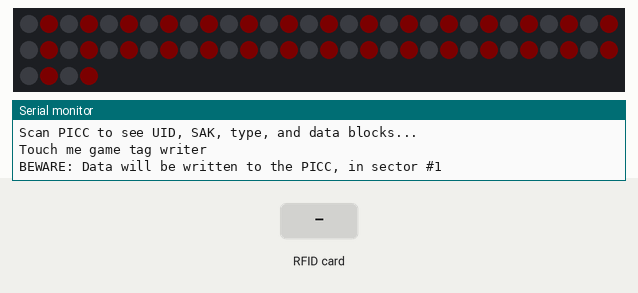
This sketch was run on a simulated Arduino Uno, built with avr-gcc and run on an emulated ATmega328P. Parts: 64 RGB LEDs in strip order, left to right, continuing on the next row, the last lines printed to the serial monitor. The test bench sets the inputs (shaded band). Dim RGB values are drawn brighter than linear; random numbers use the default seed unless the sketch sets one.

Above: at 1.3 s.
1.4 s: RFID card 5E 7A 19 C4 held to the reader
At 1.86 s:
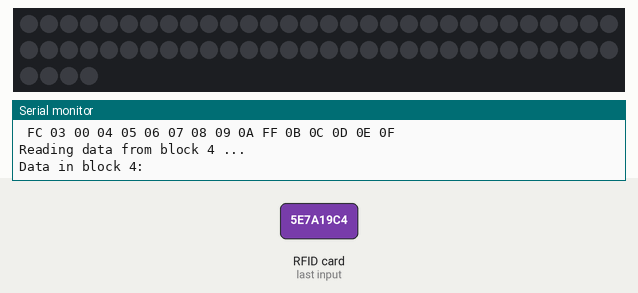
At 3.51 s:
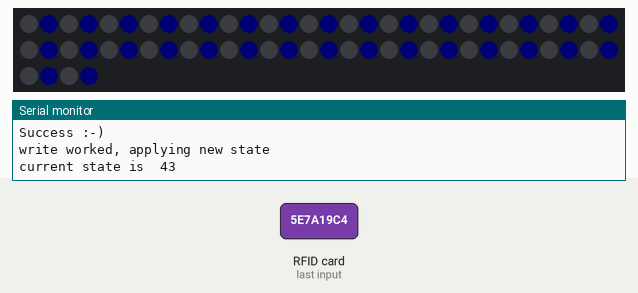

Measured:
- what the display in image 1 shows lasts 0.4 s, from 1.7 s to 2.1 s

The sketch:

touch-me-arduino-writer.ino
```cpp
// (licence header left out)
#include <SPI.h>
#include <MFRC522.h>
#include <FastLED.h>

#define NUM_LEDS 64
#define DATA_PIN 4

// Define the array of leds
CRGB leds[NUM_LEDS];

#define WIN_STATE          0x80
#define VALID_STATE        0x40
#define COLOR_FIELD_MASK   0x03
#define PATTERN_FIELD_MASK 0x0C
#define MOTION_FIELD_MASK  0x30

#define RST_PIN         9           // Configurable, see typical pin layout above
#define SS_PIN          10          // Configurable, see typical pin layout above

MFRC522 mfrc522(SS_PIN, RST_PIN);  // Create MFRC522 instance

MFRC522::MIFARE_Key key;
//MFRC522::StatusCode status;
byte sector         = 1;
byte blockAddr      = 4;
byte dataBlock[]    = {
        0x01, 0x02, 0x03, 0x04, //  1,  2,   3,  4,
        0x05, 0x06, 0x07, 0x08, //  5,  6,   7,  8,
        0x09, 0x0a, 0xff, 0x0b, //  9, 10, 255, 11,
        0x0c, 0x0d, 0x0e, 0x0f  // 12, 13, 14, 15
    };
byte trailerBlock   = 7;
byte buffer[18];
byte size = sizeof(buffer);
bool read_success, write_success, auth_success;

#define INITIAL_COLOR 0x0
#define INITIAL_PATTERN 0x0
#define INITIAL_MOTION 0x0

byte state = INITIAL_COLOR << 0 | INITIAL_PATTERN << 2 | INITIAL_MOTION << 4;
byte new_state = 0;

unsigned long winTime = 0;
const int winLengthMs = 5000;
 byte power_mask = 0xFC; // for encoding color power 0x00, 0x01, 0x02, 0x03
// byte power_mask = 0xF3; // for encoding pattern power 0x00, 0x04, 0x08, 0x0C
//byte power_mask = 0xCF; // for encoding motion power 0x00, 0x10, 0x20, 0x30
// byte power = 0x00;
// byte power = 0x01;
// byte power = 0x02;
 byte power = 0x03;
// byte power = 0x04;
// byte power = 0x08;
// byte power = 0x0C;
// byte power = 0x10;
// byte power = 0x20;
//byte power = 0x30;
byte mission = 0x00;
byte PICC_version;

unsigned int readCard[4];

#include "touch-me-arduino.h"

void setup() {
    Serial.begin(9600); // Initialize serial communications with the PC
    while (!Serial);    // Do nothing if no serial port is opened (added for Arduinos based on ATMEGA32U4)
    SPI.begin();        // Init SPI bus
    mfrc522.PCD_Init(); // Init MFRC522 card
    mfrc522.PCD_DumpVersionToSerial();	// Show details of PCD - MFRC522 Card Reader details
    Serial.println(F("Scan PICC to see UID, SAK, type, and data blocks..."));
    // Prepare the key (used both as key A and as key B)
    // using FFFFFFFFFFFFh which is the default at chip delivery from the factory
    for (byte i = 0; i < 6; i++) {
        key.keyByte[i] = 0xFF;
    }

    // Serial.println(F("Scan a MIFARE Classic PICC to demonstrate read and write."));
    // Serial.print(F("Using key (for A and B):"));
    //dump_byte_array(key.keyByte, MFRC522::MF_KEY_SIZE);
    Serial.println();
    Serial.println("Touch me game tag writer");

    Serial.println(F("BEWARE: Data will be written to the PICC, in sector #1"));

    FastLED.addLeds<NEOPIXEL, DATA_PIN>(leds, NUM_LEDS);
    FastLED.setBrightness(32);

    state = state | VALID_STATE;
}

/**
 * Main loop.
 */
void loop() {
    // advance leds first
    set_leds(state);
    checkWinStatus();
    FastLED.show();
    FastLED.delay(20);

    PICC_version = 0;
    PICC_version = mfrc522.PCD_ReadRegister(MFRC522::VersionReg);
    // Look for new cards
    if ( ! mfrc522.PICC_IsNewCardPresent())
        return;

    // Select one of the cards
    if ( ! mfrc522.PICC_ReadCardSerial())
        return;
    for (int i = 0; i < mfrc522.uid.size; i++) {  // for size of uid.size write uid.uidByte to readCard
      readCard[i] = mfrc522.uid.uidByte[i];
      Serial.print(readCard[i], HEX);
    }

    // Show some details of the PICC (that is: the tag/card)
    Serial.print(F("Card UID:"));
    dump_byte_array(mfrc522.uid.uidByte, mfrc522.uid.size);
    Serial.println();
    Serial.print(F("PICC type: "));
    MFRC522::PICC_Type piccType = mfrc522.PICC_GetType(mfrc522.uid.sak);
    Serial.println(mfrc522.PICC_GetTypeName(piccType));

    // Check for compatibility
    if (    piccType != MFRC522::PICC_TYPE_MIFARE_MINI
        &&  piccType != MFRC522::PICC_TYPE_MIFARE_1K
        &&  piccType != MFRC522::PICC_TYPE_MIFARE_4K) {
        Serial.println(F("This sample only works with MIFARE Classic cards."));
        return;
    }

    // perform authentication to open communication
    auth_success = authenticate(trailerBlock, key);
    if (!auth_success) {
      Serial.println(F("Authentication failed"));
      return;
    }

    // read the tag to get coded information
    read_success = read_block(blockAddr, buffer, size);
    if (!read_success) {
      Serial.println(F("Initial read failed, closing connection"));
      // Halt PICC
      mfrc522.PICC_HaltA();
      // Stop encryption on PCD
      mfrc522.PCD_StopCrypto1();
      return;
    }
    else {
      // Show the whole sector as it currently is
      Serial.println(F("Current data in sector:"));
      mfrc522.PICC_DumpMifareClassicSectorToSerial(&(mfrc522.uid), &key, sector);
      Serial.println();

      //power_mask = buffer[0];
      //power = buffer[1];
      //mission = buffer[2];
    Serial.print(F("Read power mask ")); Serial.print(power_mask < 0x10 ? " 0" : " "); Serial.println(power_mask, HEX);
    Serial.print(F("Read power ")); Serial.print(power < 0x10 ? " 0" : " "); Serial.println(power, HEX);
    Serial.print(F("Read mission ")); Serial.print(mission < 0x10 ? " 0" : " "); Serial.println(mission, HEX);
    }


    FastLED.clear();
    FastLED.show();

    // Authenticate using key B
    //Serial.println(F("Authenticating again using key B..."));
    //status = (MFRC522::StatusCode) mfrc522.PCD_Authenticate(MFRC522::PICC_CMD_MF_AUTH_KEY_B, trailerBlock, &key, &(mfrc522.uid));
    //if (status != MFRC522::STATUS_OK) {
    //    Serial.print(F("PCD_Authenticate() failed: "));
    //    Serial.println(mfrc522.GetStatusCodeName(status));
    //    return;
    //}

    new_state = 0; // zeroing new_state so we start fresh and not have residuals from last runs
    dataBlock[0] = power_mask;
    dataBlock[1] = power;
    dataBlock[2] = mission;

    new_state = state & power_mask;
    //Serial.println(new_state, HEX);
    new_state = new_state | power | VALID_STATE;
    //Serial.println(new_state, HEX);

    //if (new_state == mission) {
      write_success = write_and_verify(blockAddr, dataBlock, buffer, size);
      if (!write_success) {
        Serial.println(F("write failed, keeping previous state"));
      }
      else {
        Serial.println(F("write worked, applying new state"));
        state = new_state;
        winTime = millis();
      }
    //}

    delay(100);
    set_leds(state);
    Serial.print(F("current state is ")); Serial.print(state < 0x10 ? " 0" : " "); Serial.println(state, HEX);

    // Dump the sector data
    //Serial.println(F("Current data in sector:"));
    //mfrc522.PICC_DumpMifareClassicSectorToSerial(&(mfrc522.uid), &key, sector);
    //Serial.println();

    // Halt PICC
    mfrc522.PICC_HaltA();
    // Stop encryption on PCD
    mfrc522.PCD_StopCrypto1();
}
```

touch-me-arduino.h
```cpp
void checkWinStatus() {
  if(millis() - winTime > winLengthMs)
  {
    state = state & ~(WIN_STATE);
  }
}

/**
 * Helper routine to dump a byte array as hex values to Serial.
 */
void dump_byte_array(byte *buffer, byte bufferSize) {
    for (byte i = 0; i < bufferSize; i++) {
        Serial.print(buffer[i] < 0x10 ? " 0" : " ");
        Serial.print(buffer[i], HEX);
    }
}

void set_leds(byte state) {
  CHSV ledsCHSV[NUM_LEDS];
  // state over 127 means WIN_STATE was reached, play victory sequence
  if (state > 127) {
    {
      fill_rainbow(leds, NUM_LEDS, beat8(60), 256 / NUM_LEDS);
      if(random8() < 64) {
        leds[random(NUM_LEDS)] = CRGB::White;
      }
    }
    return;
  }
  // after special cases state can be checked for COLOR, PATTERN and MOTION and set leds accordingly
  switch (state & COLOR_FIELD_MASK) {
    case 0x00 :
      fill_solid(ledsCHSV, NUM_LEDS, CHSV(0 * 256 / 4, 255, 255));
      break;
    case 0x01:
      fill_solid(ledsCHSV, NUM_LEDS, CHSV(1 * 256 / 4, 255, 255));
      break;
    case 0x02:
      fill_solid(ledsCHSV, NUM_LEDS, CHSV(2 * 256 / 4, 255, 255));
      break;
    case 0x03:
      fill_solid(ledsCHSV, NUM_LEDS, CHSV(3 * 256 / 4, 255, 255));
      break;
  }
  switch ( (state & MOTION_FIELD_MASK) >> 4) {
    case 0x00:
      {
        // blink
        uint8_t brightness = beatsin8(30, 64, 255);
        for(int i=0; i<NUM_LEDS; i++) {
          ledsCHSV[i].val = brightness;
        }
      }
      break;
    case 0x01:
      {
        uint8_t snakeHeadLoc = beat8(30) / NUM_LEDS;
        for (byte i=0; i < NUM_LEDS; i++) {
          uint8_t distanceFromHead = (i - snakeHeadLoc + NUM_LEDS) % NUM_LEDS;
          const int snakeLength = 8;
          uint8_t brightness = distanceFromHead > snakeLength ? 255 : 255 - ((int)distanceFromHead * (256 / snakeLength));
          ledsCHSV[i].val = brightness;
        }
      }
      break;
    case 0x02:
      // static
      break;
    case 0x03:
      //flicker
      {
        static bool isOn = true;
        if(random8() < (isOn ? 40 : 24))
          isOn = !isOn;
        uint8_t brightness = isOn ? 255 : 0;
        for(int i=0; i<NUM_LEDS; i++) {
          ledsCHSV[i].val = brightness;
        }
      }
      break;
  }
  switch ((state & PATTERN_FIELD_MASK) >> 2) {
    case 0x00 :
      {
        // Turn off even leds for dotted pattern
        for (byte i=0; i < NUM_LEDS/2; i++) {
          ledsCHSV[i*2].val = 0;
        }
      }
      break;
    case 0x01:
      {
        // Turn off first half
        for (byte i=0; i < NUM_LEDS/2; i++) {
          ledsCHSV[i].val = 0;
        }
      }
      break;
    case 0x02:
      {
         // full
      }
      break;
    case 0x03:
      {
        // Turn off quarters
        for (byte i=0; i < NUM_LEDS/4; i++) {
          ledsCHSV[i].val = 0;
          ledsCHSV[NUM_LEDS/2 + i].val = 0;
        }
      }
      break;
  }

  for(int i=0; i<NUM_LEDS; i++) {
    leds[i] = (CRGB)(ledsCHSV[i]);
  }
}

bool authenticate(byte trailerBlock, MFRC522::MIFARE_Key key) {
    MFRC522::StatusCode status;

    // Authenticate using key A
    Serial.println(F("Authenticating using key A..."));
    status = (MFRC522::StatusCode) mfrc522.PCD_Authenticate(MFRC522::PICC_CMD_MF_AUTH_KEY_A, trailerBlock, &key, &(mfrc522.uid));
    if (status != MFRC522::STATUS_OK) {
        Serial.print(F("PCD_Authenticate() failed: "));
        Serial.println(mfrc522.GetStatusCodeName(status));
        return false;
    }
    return true;
}

bool read_block(byte blockAddr, byte buffer[], byte size) {
    MFRC522::StatusCode status;

    // Read data from the block
    Serial.print(F("Reading data from block ")); Serial.print(blockAddr);
    Serial.println(F(" ..."));
    status = (MFRC522::StatusCode) mfrc522.MIFARE_Read(blockAddr, buffer, &size);
    if (status != MFRC522::STATUS_OK) {
        Serial.print(F("MIFARE_Read() failed: "));
        Serial.println(mfrc522.GetStatusCodeName(status));
        return false;
    }
    Serial.print(F("Data in block ")); Serial.print(blockAddr); Serial.println(F(":"));
    dump_byte_array(buffer, 16); Serial.println();
    Serial.println();
    return true;
}

bool write_and_verify(byte blockAddr, byte dataBlock[], byte buffer[], byte size) {
    MFRC522::StatusCode status;

    // Authenticate using key A
    //Serial.println(F("Authenticating using key A..."));
    //status = (MFRC522::StatusCode) mfrc522.PCD_Authenticate(MFRC522::PICC_CMD_MF_AUTH_KEY_A, trailerBlock, &key, &(mfrc522.uid));
    //if (status != MFRC522::STATUS_OK) {
    //    Serial.print(F("PCD_Authenticate() failed: "));
    //    Serial.println(mfrc522.GetStatusCodeName(status));
    //    return false;
    //}

    // Write data to the block
    Serial.print(F("Writing data into block ")); Serial.print(blockAddr);
    Serial.println(F(" ..."));
    dump_byte_array(dataBlock, 16); Serial.println();
    status = (MFRC522::StatusCode) mfrc522.MIFARE_Write(blockAddr, dataBlock, 16);
    if (status != MFRC522::STATUS_OK) {
        Serial.print(F("MIFARE_Write() failed: "));
        Serial.println(mfrc522.GetStatusCodeName(status));
        return false;
    }
    Serial.println();

    // Read data from the block (again, should now be what we have written)
    Serial.print(F("Reading data from block ")); Serial.print(blockAddr);
    Serial.println(F(" ..."));
    status = (MFRC522::StatusCode) mfrc522.MIFARE_Read(blockAddr, buffer, &size);
    if (status != MFRC522::STATUS_OK) {
        Serial.print(F("MIFARE_Read() failed: "));
        Serial.println(mfrc522.GetStatusCodeName(status));
        return false;
    }
    Serial.print(F("Data in block ")); Serial.print(blockAddr); Serial.println(F(":"));
    dump_byte_array(buffer, 16); Serial.println();

    // Check that data in block is what we have written
    // by counting the number of bytes that are equal
    Serial.println(F("Checking result..."));
    byte count = 0;
    for (byte i = 0; i < 16; i++) {
        // Compare buffer (= what we've read) with dataBlock (= what we've written)
        if (buffer[i] == dataBlock[i])
            count++;
    }
    Serial.print(F("Number of bytes that match = ")); Serial.println(count);
    if (count == 16) {
        Serial.println(F("Success :-)"));
        return true;
    } else {
        Serial.println(F("Failure, no match :-("));
        Serial.println(F("  perhaps the write didn't work properly..."));
        Serial.println();
        return false;
    }
}
```
